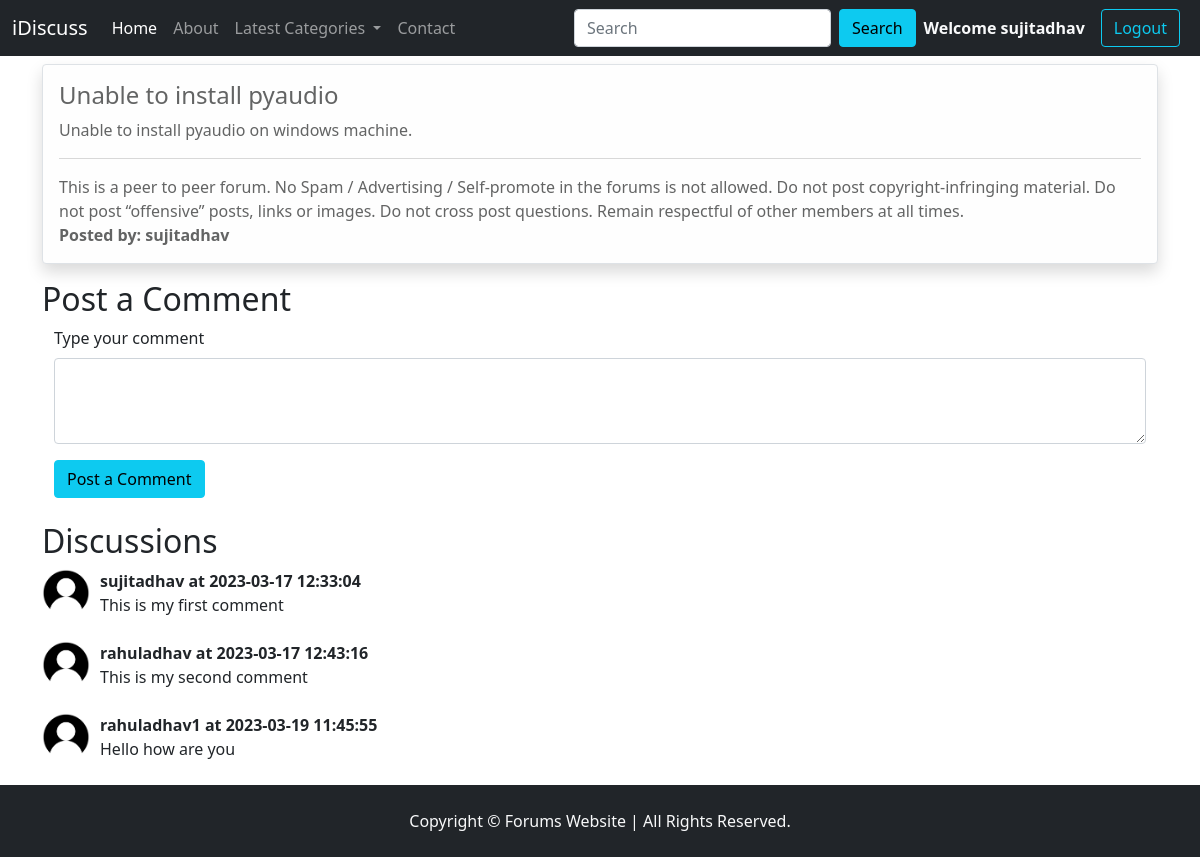
The app's page /thread.php?threadid=1 (signed in) with its own data.
### tables this page shows
CREATE TABLE `threads` (
  `thread_id` int(11) NOT NULL,
  `thread_title` varchar(255) NOT NULL,
  `thread_desc` text NOT NULL,
  `thread_cat_id` int(11) NOT NULL,
  `thread_user_id` int(11) NOT NULL,
  `thread_dt` datetime NOT NULL DEFAULT current_timestamp()
);

CREATE TABLE `users` (
  `user_id` int(11) NOT NULL,
  `user_name` varchar(255) NOT NULL,
  `password` varchar(255) NOT NULL,
  `dt` datetime NOT NULL DEFAULT current_timestamp()
);

CREATE TABLE `comments` (
  `comment_id` int(11) NOT NULL,
  `comment_content` text NOT NULL,
  `thread_id` int(11) NOT NULL,
  `comment_by` int(11) NOT NULL,
  `comment_time` datetime NOT NULL DEFAULT current_timestamp()
);

### thread.php (the view, shortened to what this page needs)
<!doctype html>
<html lang="en">
  <head>
    <link href="https://cdn.jsdelivr.net/npm/bootstrap@5.0.2/dist/css/bootstrap.min.css" rel="stylesheet">
    <link rel="stylesheet" href="partials/css/style.css">
  </head>
  <body>
    <?php
    include 'partials/_dbconnect.php';
    include 'partials/_header.php';
    $id = $_GET['threadid'];
    $sql = "SELECT * FROM `threads` WHERE `thread_id`='$id'";
    $result = mysqli_query($conn, $sql);
    while($row=mysqli_fetch_assoc($result)){
        $thread_title = $row['thread_title'];
        $thread_desc = $row['thread_desc'];
        $thread_user_id = $row['thread_user_id'];
        $sql2 = "SELECT `user_name` FROM `users` WHERE `user_id` = '$thread_user_id'";
        $result2 = mysqli_query($conn, $sql2);
        $row2 = mysqli_fetch_assoc($result2);
        $username = $row2['user_name'];
    }
    ?>
    <div class="container my-2 min-ht">
        <div class="alert alert-light border shadow" role="alert">
            <h4 class="alert-heading"><?php echo $thread_title ?></h4>
            <p><?php echo $thread_desc ?></p>
            <hr>
            <p class="mb-0">This is a peer to peer forum. No Spam / Advertising / Self-promote in the forums is not allowed. Do not post copyright-infringing material. Do not post “offensive” posts, links or images. Do not cross post questions. Remain respectful of other members at all times.</p>
            <p class="mb-0"><b>Posted by: <?php echo $username ?></b></p>
        </div>
        <h2>Post a Comment</h2>
        <?php
        if(isset($_SESSION['loggedin']) && $_SESSION['loggedin']==true){
          echo '
          <div class="container">
              <form action="'.$_SERVER['REQUEST_URI'].'" method="post">
                  <div class="mb-3">
                      <label for="comment" class="form-label">Type your comment</label>
                      <textarea class="form-control" name="comment" id="comment" cols="10" rows="3"></textarea>
                  </div>
                  <button type="submit" class="btn btn-info">Post a Comment</button>
              </form>
          </div>';
        }
        else{
          echo '
            <div class="container">
            <p class="lead">You are not logged in. Please login to be able to start discussion.</p>
            </div>';
        }
        ?>
        <h2 class="mt-4">Discussions</h2>
        <?php
            $id = $_GET['threadid'];
            $sql = "SELECT * FROM `comments` WHERE `thread_id`='$id'";
            $result = mysqli_query($conn, $sql);
            while ($row=mysqli_fetch_assoc($result)) {
                $comment = $row['comment_content'];
                $comment_time = $row['comment_time'];
                $comment_user_id = $row['comment_by'];
                $sql2 = "SELECT `user_name` FROM `users` WHERE `user_id` = '$comment_user_id'";
                $result2 = mysqli_query($conn, $sql2);
                $row2=mysqli_fetch_assoc($result2);
                echo '
                <div class="media mt-2">
                    <img src="partials/img/default_user.png" alt="">
                    <div class="media-body">
                        <p class="fw-bold my-0">'.$row2['user_name'].' at '.$comment_time.'</p>
                        <p>'.$comment.'</p>
                    </div>
                </div>';
            }
        ?>
    </div>
    <?php include 'partials/_footer.php' ?>
  </body>
</html>

### partials/css/style.css (style rules this page uses)
* { margin: 0; padding: 0; }
.media { display: flex; flex-direction: row; }
.media > img { width: 3em; height: 3em; margin-right: 10px; }
.min-ht { min-height: 85vh; }

### records on screen
threads: thread_title "Unable to install pyaudio", thread_desc "Unable to install pyaudio on windows machine."
users: user_name "sujitadhav"
comments: users.user_name "sujitadhav", comment_time "2023-03-17 12:33:04", comment_content "This is my first comment"
comments: users.user_name "rahuladhav", comment_time "2023-03-17 12:43:16", comment_content "This is my second comment"
comments: users.user_name "rahuladhav1", comment_time "2023-03-19 11:45:55", comment_content "Hello how are you"

### other values on screen
$_SESSION['username'] "sujitadhav"
